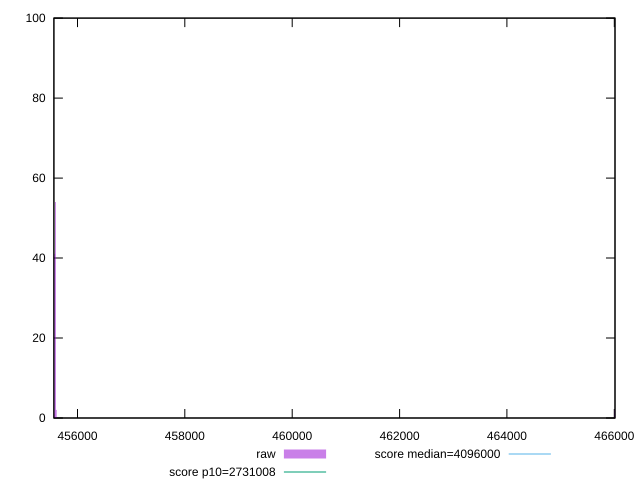

The gnuplot source for this figure:
reset

$raw <<EOF
455588.4944224607 54
455573.75141248 41
455603.2374324413 2
466011.8024787897 2
455559.0084024993 1
EOF

set key outside below
set boxwidth 14.743009980663409
set xrange [455561:466013]
set yrange [0:100]
set trange [0:100]
set style fill transparent solid 0.5 noborder

set parametric
set terminal svg size 640, 490 enhanced background rgb 'white'
set output "report_00007_2020-12-11T15:55:29.892Z/total-byte-weight/samples/pages+cached+noexternal+nojs/raw/histogram.svg"

plot $raw title "raw" with boxes, \
     2731008,t title "score p10=2731008", \
     4096000,t title "score median=4096000"

reset
